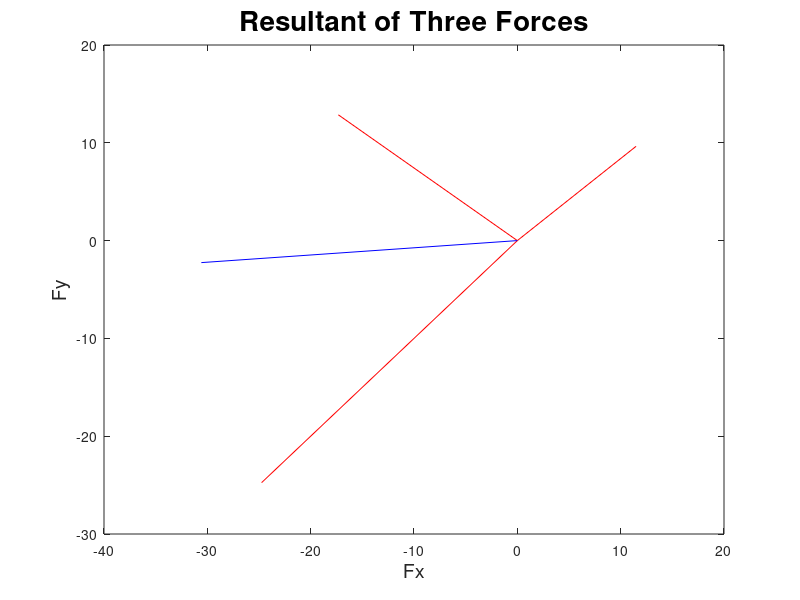

MATLAB code for this plot:
%Creator: Jonathan Kenney
%Models 2 HW1 Problem 3

clear; clc; close all;

figure(1)
plot([0 11.49],[0 9.64],'r-',[0 -17.32],[0 12.86],'r-',[0 -24.75],[0 -24.75],'r-',[0 -30.58],[0 -2.25],'b-');
xlabel('Fx','FontSize',14);
ylabel('Fy','FontSize',14);
title('Resultant of Three Forces','FontSize',20);

